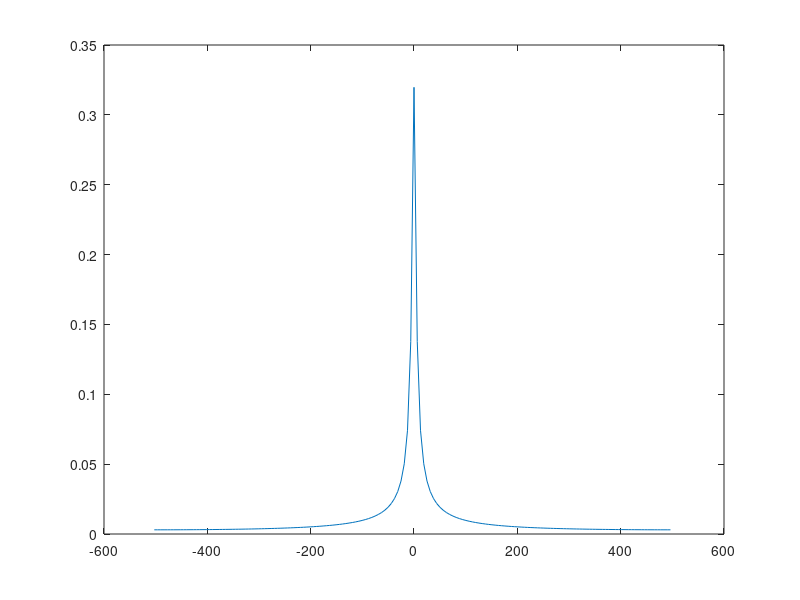

MATLAB code for this plot:
N=160; 
fs=160; 
T=1/fs; 
ws=2*pi*fs;
t=(0:N-1)*T;
x=T*exp(-t*3); 
X=fftshift(fft(x));
w=-ws/2+(0:N-1)*ws/N; 
FT=1./sqrt(9+w.*w);
plot(w,abs(X));